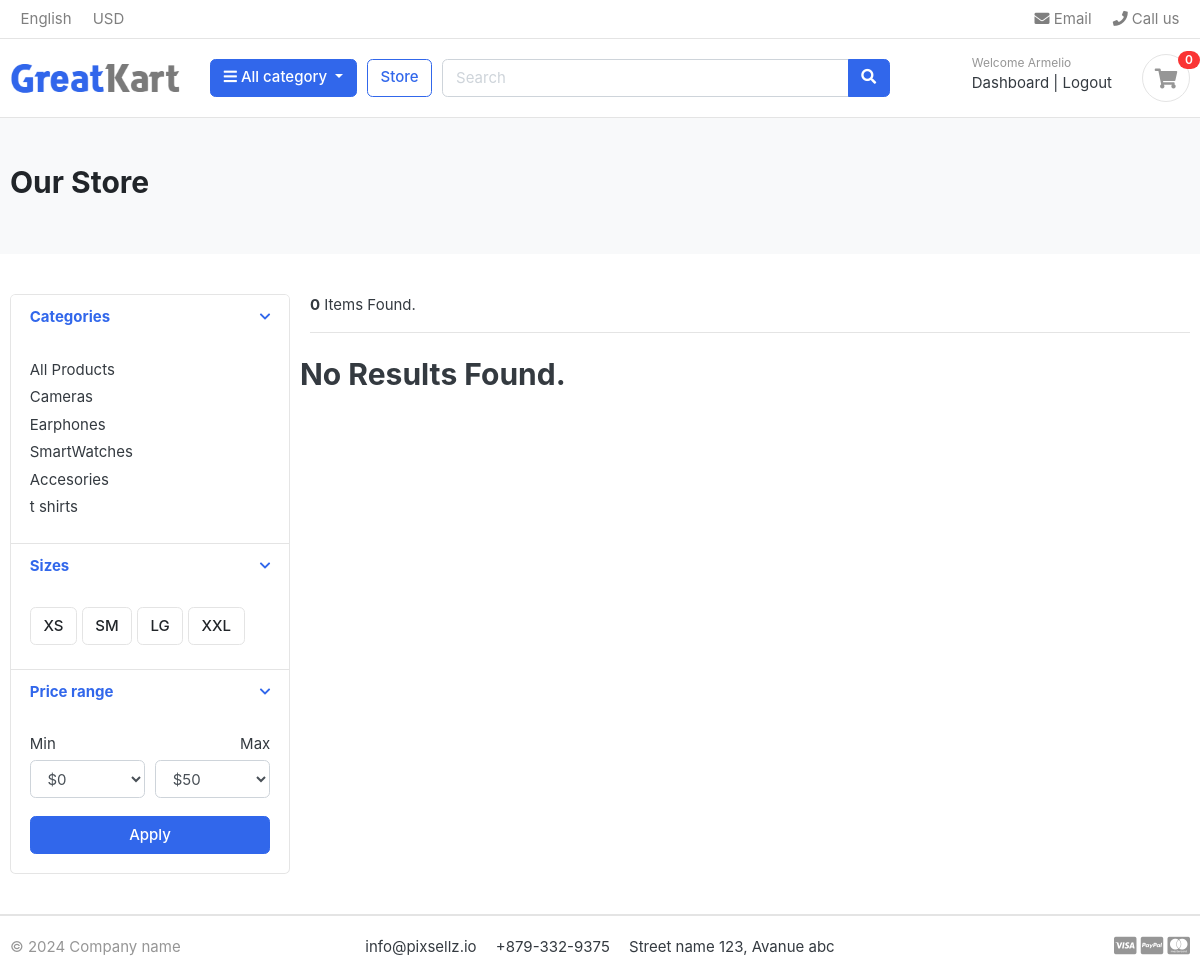
The page /store/category/cameras/ (signed in) on the database its author committed.
### accounts/models.py (models this page shows, shortened)
class Account(AbstractBaseUser):
    first_name = models.CharField(max_length=50)
    last_name = models.CharField(max_length=50)
    username = models.CharField(max_length=50, unique=True)
    email = models.EmailField(max_length=100, unique=True)
    phone_number = models.CharField(max_length=50)
    date_joined = models.DateTimeField(auto_now_add=True)
    last_login = models.DateTimeField(auto_now_add=True)
    is_admin = models.BooleanField(default=False)
    is_staff = models.BooleanField(default=False)
    is_active = models.BooleanField(default=False)
    is_superadmin = models.BooleanField(default=False)
    USERNAME_FIELD = 'email'
    REQUIRED_FIELDS = ['username', 'first_name', 'last_name']
    objects = MyAccountManager()

### category/models.py (models this page shows, shortened)
class Category(models.Model):
    category_name = models.CharField(max_length=50, unique=True)
    slug = models.SlugField(max_length=100, unique=True)
    description = models.TextField(max_length=255, blank=True)
    cat_imgage = models.ImageField(upload_to='photos/category', blank=True)
    class Meta:
        verbose_name = 'category'
        verbose_name_plural = 'categories'
    def get_url(self):
        return reverse('products_by_category', args=[self.slug])

### store/views.py (the view)
# urls.py: path('store/', include('store.urls')),
def store(request, category_slug=None):
    categories = None
    products = None
    if category_slug != None:
        categories = get_object_or_404(Category, slug=category_slug)
        products = Product.objects.filter(category=categories, is_available=True)
        paginator = Paginator(products, 1)
        page = request.GET.get('page')
        paged_products = paginator.get_page(page)
        product_count = products.count()
    else:
        products = Product.objects.all().filter(is_available=True).order_by('id')
        paginator = Paginator(products, 1)
        page = request.GET.get('page')
        paged_products = paginator.get_page(page)
        product_count = products.count()
    context = {
        'products': paged_products,
        'product_count': product_count,
    }
    return render(request, 'store/store.html', context)

### cart/context_processors.py (called while the page is built)
def counter(request):
    cart_count = 0
    if 'admin' in request.path:
        return {}
    else:
        try:
            cart = Cart.objects.filter(cart_id=_cart_id(request))
            cart_items = CartItem.objects.all().filter(cart=cart[:1])
            for cart_item in cart_items:
                cart_count += cart_item.quantity
        except Cart.DoesNotExist:
            cart_count = 0
    return dict(cart_count=cart_count)

### cart/views.py (called while the page is built)
def _cart_id(request):
    cart_id = request.session.get('cart_id')
    if not cart_id:
        cart_id = request.session.session_key
        if not cart_id:
            request.session.cycle_key()
            cart_id = request.session.session_key
        request.session['cart_id'] = cart_id
    return cart_id

### category/context_processors.py (called while the page is built)
def menu_links(request):
    links = Category.objects.all()
    return dict(links=links)

### templates/store/store.html (shortened to what this page needs)
{% extends 'base.html' %}
{% load static %}
{% block content %}
    <section class="section-pagetop bg">
    {% if 'search' in request.path %}
        <div class="container">
            <h2 class="title-page">Search results.</h2>
        </div>
    {% else %}
        <div class="container">
            <h2 class="title-page">Our Store</h2>
        </div>
    {% endif %}
    </section>
    <section class="section-content padding-y">
        <div class="container">
            <div class="row">
                <aside class="col-md-3">
                    <div class="card">
                        <article class="filter-group">
                            <header class="card-header">
                                <a href="#" data-toggle="collapse" data-target="#collapse_1" aria-expanded="true"
                                   class="">
                                    <i class="icon-control fa fa-chevron-down"></i>
                                    <h6 class="title">Categories</h6>
                                </a>
                            </header>
                            <div class="filter-content collapse show" id="collapse_1" style="">
                                <div class="card-body">
                                    <ul class="list-menu">
                                        <li><a href="{% url 'store' %}">All Products </a></li>
                                        {% for category in links %}
                                            <li><a href="{{ category.get_url }}">{{ category.category_name }} </a></li>
                                        {% endfor %}
                                    </ul>
                                </div>
                            </div>
                        </article>
                        <article class="filter-group">
                            <header class="card-header">
                                <a href="#" data-toggle="collapse" data-target="#collapse_4" aria-expanded="true"
                                   class="">
                                    <i class="icon-control fa fa-chevron-down"></i>
                                    <h6 class="title">Sizes </h6>
                                </a>
                            </header>
                            <div class="filter-content collapse show" id="collapse_4" style="">
                                <div class="card-body">
                                    <label class="checkbox-btn">
                                        <span class="btn btn-light"> XS </span>
                                    </label>
                                    <label class="checkbox-btn">
                                        <span class="btn btn-light"> SM </span>
                                    </label>
                                    <label class="checkbox-btn">
                                        <span class="btn btn-light"> LG </span>
                                    </label>
                                    <label class="checkbox-btn">
                                        <span class="btn btn-light"> XXL </span>
                                    </label>
                                </div>
                            </div>
                        </article>
                        <article class="filter-group">
                            <header class="card-header">
                                <a href="#" data-toggle="collapse" data-target="#collapse_3" aria-expanded="true"
                                   class="">
                                    <i class="icon-control fa fa-chevron-down"></i>
                                    <h6 class="title">Price range </h6>
                                </a>
                            </header>
                            <div class="filter-content collapse show" id="collapse_3" style="">
                                <div class="card-body">
                                    <div class="form-row">
                                        <div class="form-group col-md-6">
                                            <label>Min</label>
                                            <select class="mr-2 form-control">
                                                <option value="0">$0</option>
                                            </select>
                                        </div>
                                        <div class="form-group text-right col-md-6">
                                            <label>Max</label>
                                            <select class="mr-2 form-control">
                                                <option value="50">$50</option>
                                            </select>
                                        </div>
                                    </div>
                                    <button class="btn btn-block btn-primary">Apply</button>
                                </div>
                            </div>
                        </article>
                    </div>
                </aside>
                <main class="col-md-9">
                    <header class="border-bottom mb-4 pb-3">
                        <div class="form-inline">
                            <span class="mr-md-auto"> <b>{{ product_count }}</b> Items Found. </span>
                        </div>
                    </header>
                    <div class="row">
                    {% if products %}
                        {% for product in products %}
                            <div class="col-md-4">
                                <figure class="card card-product-grid">
                                    <div class="img-wrap">
                                        <a href="{{ product.get_url }}"><img src="{{ product.images.url }}"></a>
                                    </div>
                                    <figcaption class="info-wrap">
                                        <div class="fix-height">
                                            <a href="{{ product.get_url }}" class="title">{{ product.product_name }}</a>
                                            <div class="price-wrap mt-2">
                                                <span class="price">${{ product.price }}</span>
                                            </div>
                                        </div>
                                        <a href="{{ product.get_url }}" class="btn btn-block btn-primary">View
                                            Details</a>
                                    </figcaption>
                                </figure>
                            </div>
                        {% endfor %}
                    {% else %}
                        <div>
                            <h2>  No Results Found.</h2>
                        </div>
                    {% endif %}
                    </div>
                </main>
            </div>
        </div>
    </section>
{% endblock content %}

### templates/includes/navbar.html (shortened to what this page needs)
{% load static %}
<header class="section-header">
    <nav class="navbar p-md-0 navbar-expand-sm navbar-light border-bottom">
        <div class="container">
            <div class="collapse navbar-collapse" id="navbarTop4">
                <ul class="navbar-nav mr-auto">
                    <li class="nav-item dropdown">
                        <a href="#" class="nav-link"> English </a>
                    </li>
                    <li class="nav-item dropdown">
                        <a href="#" class="nav-link"> USD </a>
                    </li>
                </ul>
                <ul class="navbar-nav">
                    <li><a href="#" class="nav-link"> <i class="fa fa-envelope"></i> Email </a></li>
                    <li><a href="#" class="nav-link"> <i class="fa fa-phone"></i> Call us </a></li>
                </ul>
            </div>
        </div>
    </nav>
    <section class="header-main border-bottom">
        <div class="container">
            <div class="row align-items-center">
                <div class="col-lg-2 col-md-3 col-6">
                    <a href="{% url 'home' %}" class="brand-wrap">
                        <img class="logo" src="{% static './images/logo.png' %}">
                    </a>
                </div>
                <div class="col-lg col-sm col-md col-6 flex-grow-0">
                    <div class="category-wrap dropdown d-inline-block float-right">
                        <button type="button" class="btn btn-primary dropdown-toggle" data-toggle="dropdown">
                            <i class="fa fa-bars"></i> All category
                        </button>
                    </div>
                </div>
                <a href="{% url 'store' %}" class="btn btn-outline-primary">Store</a>
                <div class="col-lg  col-md-6 col-sm-12 col">
                    <form action="{% url 'search' %}" class="search" method="GET">
                        <div class="input-group w-100">
                            <input type="text" class="form-control" style="width:60%;" placeholder="Search" name="keyword">
                            <div class="input-group-append">
                                <button class="btn btn-primary" type="submit">
                                    <i class="fa fa-search"></i>
                                </button>
                            </div>
                        </div>
                    </form>
                </div>
                <div class="col-lg-3 col-sm-6 col-8 order-2 order-lg-3">
                    <div class="d-flex justify-content-end mb-3 mb-lg-0">
                        {% if user.id is None %}
                        <div class="widget-header">
                            <small class="title text-muted">Welcome guest!</small>
                            <div>
                                <a href="{% url 'login' %}">Log in</a> <span class="dark-transp"> | </span>
                                <a href="{% url 'register' %}"> Register</a>
                            </div>
                        </div>
                        {% else %}
                        <div class="widget-header">
                            <small class="title text-muted">Welcome {{ user.first_name }}</small>
                            <div>
                                <a href="{% url 'dashboard' %}">Dashboard</a> <span class="dark-transp"> | </span>
                                <a href="{% url 'logout' %}"> Logout</a>
                            </div>
                        </div>
                        {% endif %}
                        <a href="{% url 'cart' %}" class="widget-header pl-3 ml-3">
                            <div class="icon icon-sm rounded-circle border"><i class="fa fa-shopping-cart"></i></div>
                            <span class="badge badge-pill badge-danger notify">{{ cart_count }}</span>
                        </a>
                    </div>
                </div>
            </div>
        </div>
    </section>
</header>

### static/css/ui.css (style rules this page uses)
html { font-family: "Inter", sans-serif; font-size: 15px; }
.icon-xs, .icon-sm, .icon-md, .icon-lg { display: inline-block; text-align: center; flex-shrink: 0; flex-grow: 0; }
.icon-sm { width: 48px; height: 48px; line-height: 48px !important; font-size: 20px; }
.padding-y { padding-top: 40px; padding-bottom: 40px; }
article:after, .form-group:after { display: block; clear: both; content: ""; }
.bg { background-color: #f8f9fa; }
.title-page { color: #212529; }
.header-main { position: relative; padding-top: 1rem; padding-bottom: 1rem; }
.brand-wrap .logo, .navbar-brand .logo { margin-right: 7px; max-height: 42px; display: inline-block; }
.widget-header { display: inline-block; vertical-align: middle; position: relative; }
.widget-header a { color: #343a40; }
.widget-header i { color: #969696; }
.widget-header .title { display: block; }
.widget-header .notify { position: absolute; top: -3px; right: -10px; }
.btn-light { background-color: #fff; border-color: #e4e4e4; }
[class*=list-] li:after { visibility: hidden; display: block; content: ""; overflow: hidden; height: 0; clear: both; }
.list-menu { list-style: none; margin: 0; padding-left: 0; }
.list-menu li { margin-bottom: 5px; }
.list-menu a { color: #343a40; }
.notify { position: absolute; top: -4px; right: -10px; display: inline-block; padding: 0.25em 0.6em; font-size: 12px; line-height: 1; text-align: center; border-radius: 3rem; color: #fff; background-color: #fa3434; }
.icon-control { margin-top: 5px; float: right; font-size: 80%; }
.card-header .title { margin-bottom: 0; line-height: 1.5; }
.filter-group { border-bottom: 1px solid #e4e4e4; }
.filter-group .card-header { border-bottom: 0; }
.filter-group:last-child { border-bottom: 0; }
.checkbox-btn { position: relative; }
.section-pagetop { padding: 45px 0; }

### rows shown on the page
Account: first_name "Armelio"
Category: category_name "Cameras"
Category: category_name "Earphones"
Category: category_name "SmartWatches"
Category: category_name "Accesories"
Category: category_name "t shirts"

### other values the page prints
{{ cart_count }} "0"
{{ product_count }} "0"
